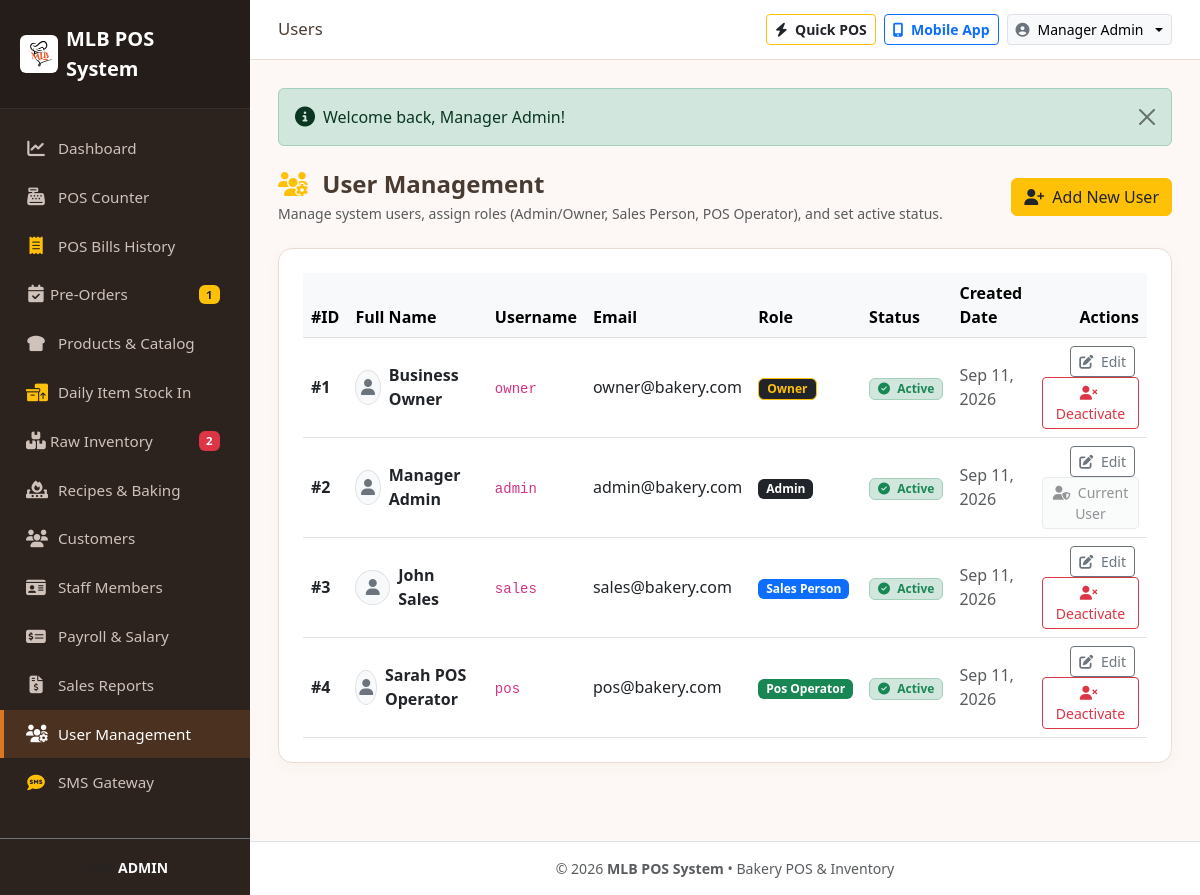
/modules/users/index.php (signed in), run on the app's committed database.
### tables this page shows
CREATE TABLE IF NOT EXISTS `users` (
  `id` INT AUTO_INCREMENT PRIMARY KEY,
  `username` VARCHAR(50) NOT NULL UNIQUE,
  `password` VARCHAR(255) NOT NULL,
  `full_name` VARCHAR(100) NOT NULL,
  `email` VARCHAR(100) DEFAULT NULL,
  `role` ENUM('admin', 'owner', 'sales_person', 'pos_operator') NOT NULL DEFAULT 'pos_operator',
  `status` ENUM('active', 'inactive') NOT NULL DEFAULT 'active',
  `created_at` TIMESTAMP DEFAULT CURRENT_TIMESTAMP
);

### includes/auth.php (called while the page is built, shortened)
<?php
function getCurrentUserId() {
    return $_SESSION['user_id'] ?? 0;
}

### modules/users/index.php (the view, shortened to what this page needs)
<?php
require_once __DIR__ . '/../../includes/header.php';
$db = getDB();
$stmt = $db->query("SELECT id, username, full_name, email, role, status, created_at FROM users ORDER BY id ASC");
$users = $stmt->fetchAll();
?>
<div class="d-flex justify-content-between align-items-center mb-4">
    <div>
        <h4 class="fw-bold mb-1"><i class="fa-solid fa-users-gear text-warning me-2"></i> User Management</h4>
        <p class="text-muted small mb-0">Manage system users, assign roles (Admin/Owner, Sales Person, POS Operator), and set active status.</p>
    </div>
    <a href="<?php echo BASE_URL; ?>modules/users/add.php" class="btn btn-warning text-dark font-weight-bold">
        <i class="fa-solid fa-user-plus me-1"></i> Add New User
    </a>
</div>
<div class="card card-bakery p-4">
    <div class="table-responsive">
        <table class="table table-hover align-middle mb-0">
            <thead class="table-light">
                <tr>
                    <th>#ID</th>
                    <th>Full Name</th>
                    <th>Username</th>
                    <th>Email</th>
                    <th>Role</th>
                    <th>Status</th>
                    <th>Created Date</th>
                    <th class="text-end">Actions</th>
                </tr>
            </thead>
            <tbody>
                <?php if (empty($users)): ?>
                    <tr>
                        <td colspan="8" class="text-center text-muted py-4">No users found.</td>
                    </tr>
                <?php else: ?>
                    <?php foreach ($users as $user): ?>
                        <tr>
                            <td><strong>#<?php echo $user['id']; ?></strong></td>
                            <td>
                                <div class="d-flex align-items-center gap-2">
                                    <div class="avatar-circle bg-light border d-flex align-items-center justify-content-center text-secondary fw-bold" style="width: 35px; height: 35px; border-radius: 50%;">
                                        <i class="fa-solid fa-user"></i>
                                    </div>
                                    <div>
                                        <strong class="text-dark d-block"><?php echo htmlspecialchars($user['full_name']); ?></strong>
                                    </div>
                                </div>
                            </td>
                            <td><code><?php echo htmlspecialchars($user['username']); ?></code></td>
                            <td><?php echo htmlspecialchars($user['email'] ?: 'N/A'); ?></td>
                            <td>
                                <?php
                                    $roleBadge = 'bg-secondary';
                                    $roleLabel = ucwords(str_replace('_', ' ', $user['role']));
                                    if ($user['role'] === 'owner') {
                                        $roleBadge = 'bg-dark text-warning border border-warning';
                                        $roleLabel = 'Owner';
                                    } elseif ($user['role'] === 'admin') {
                                        $roleBadge = 'bg-dark text-white';
                                        $roleLabel = 'Admin';
                                    } elseif ($user['role'] === 'sales_person') {
                                        $roleBadge = 'bg-primary text-white';
                                    } elseif ($user['role'] === 'pos_operator') {
                                        $roleBadge = 'bg-success text-white';
                                    }
                                ?>
                                <span class="badge <?php echo $roleBadge; ?> px-2 py-1">
                                    <?php echo $roleLabel; ?>
                                </span>
                            </td>
                            <td>
                                <?php if ($user['status'] === 'active'): ?>
                                    <span class="badge bg-success-subtle text-success border border-success-subtle px-2 py-1">
                                        <i class="fa-solid fa-circle-check me-1"></i> Active
                                    </span>
                                <?php else: ?>
                                    <span class="badge bg-danger-subtle text-danger border border-danger-subtle px-2 py-1">
                                        <i class="fa-solid fa-circle-xmark me-1"></i> Inactive
                                    </span>
                                <?php endif; ?>
                            </td>
                            <td class="text-muted text-sm"><?php echo date('M d, Y', strtotime($user['created_at'])); ?></td>
                            <td class="text-end">
                                <a href="<?php echo BASE_URL; ?>modules/users/edit.php?id=<?php echo $user['id']; ?>" class="btn btn-sm btn-outline-secondary me-1">
                                    <i class="fa-solid fa-pen-to-square me-1"></i> Edit
                                </a>
                                <?php if ($user['id'] == getCurrentUserId()): ?>
                                    <button class="btn btn-sm btn-light border text-muted" disabled title="Current User">
                                        <i class="fa-solid fa-user-shield me-1"></i> Current User
                                    </button>
                                <?php elseif ($user['status'] === 'active'): ?>
                                    <a href="<?php echo BASE_URL; ?>modules/users/toggle_status.php?id=<?php echo $user['id']; ?>" class="btn btn-sm btn-outline-danger" onclick="return confirm('Are you sure you want to deactivate <?php echo htmlspecialchars(addslashes($user['full_name'])); ?>?');">
                                        <i class="fa-solid fa-user-xmark me-1"></i> Deactivate
                                    </a>
                                <?php endif; ?>
                            </td>
                        </tr>
                    <?php endforeach; ?>
                <?php endif; ?>
            </tbody>
        </table>
    </div>
</div>
<?php require_once __DIR__ . '/../../includes/footer.php'; ?>

### assets/css/style.css (style rules this page uses)
:root { --bakery-primary: #d97724; --bakery-primary-dark: #b25310; --bakery-secondary: #8c4a27; --bakery-bg: #fdf8f5; --bakery-card-bg: #ffffff; --bakery-sidebar-bg: #2c221e; --bakery-sidebar-active: #d97724; --bakery-text: #4a3b32; --bakery-muted: #8d7a6e; }
body { background-color: var(--bakery-bg); color: var(--bakery-text); font-family: 'Segoe UI', system-ui, -apple-system, sans-serif; min-height: 100vh; display: flex; flex-direction: column; }
.card-bakery { background: var(--bakery-card-bg); border: 1px solid #ebdcd3; border-radius: 14px; box-shadow: 0 4px 15px rgba(140, 74, 39, 0.04); transition: transform 0.2s ease, box-shadow 0.2s ease; }

### data on the page
users: id "1", full_name "Business Owner", username "owner", email "owner@bakery.com", role "Owner", status "active" (drawn), created_at "Sep 11, 2026"
users: id "2", full_name "Manager Admin", username "admin", email "admin@bakery.com", role "Admin", status "active" (drawn), created_at "Sep 11, 2026", shows "Current User"
users: id "3", full_name "John Sales", username "sales", email "sales@bakery.com", role "Sales Person", status "active" (drawn), created_at "Sep 11, 2026"
users: id "4", full_name "Sarah POS Operator", username "pos", email "pos@bakery.com", role "Pos Operator", status "active" (drawn), created_at "Sep 11, 2026"

### other printed values
$pendingOrdersBadge "1"
$lowStockBadge "2"
str_replace('_', ' ', getCurrentUserRole()) "ADMIN"
$currentDir "Users"
getCurrentUserName() "Manager Admin"
$_SESSION['flash_' . $key] "Welcome back, Manager Admin!"
